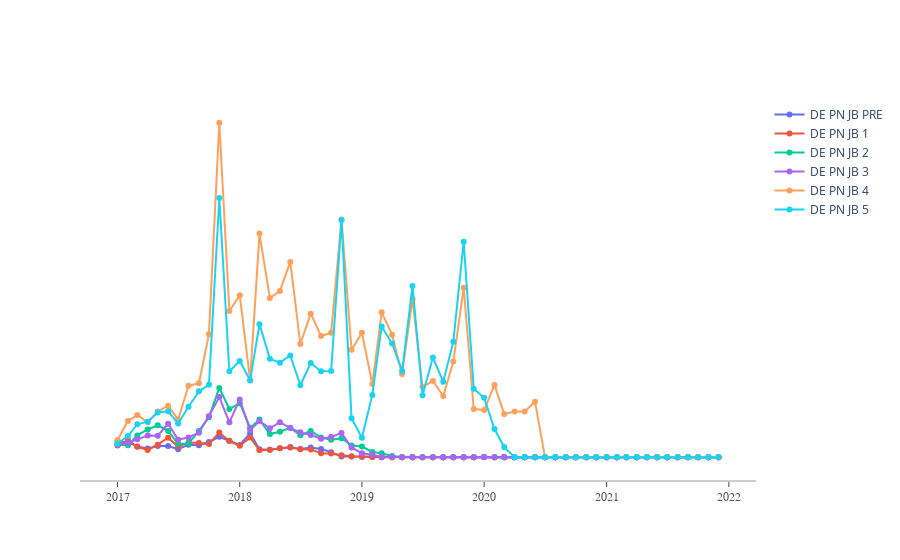

The notebook cell this image was saved under:
### Code cell
# Create traces
fig = go.Figure()

for i in range(8,14):
    y0 = Off_take_Forecast.loc[i,:][1:].to_numpy().astype(np.int)
    fig.add_trace(go.Scatter(x=x0, y=y0,
                    mode='lines+markers', name=Off_take_Forecast['in tin'][i]))

fig.update_layout(
    xaxis=dict(
        showline=True,
        showgrid=False,
        showticklabels=True,
        linecolor='rgb(204, 204, 204)',
        linewidth=2,
        ticks='outside',
        tickfont=dict(
            family='Arial',
            size=12,
            color='rgb(82, 82, 82)',
        ),
    ),
    yaxis=dict(
        showgrid=False,
        zeroline=False,
        showline=False,
        showticklabels=False,
    ),
    plot_bgcolor='white'
)
fig.show()
